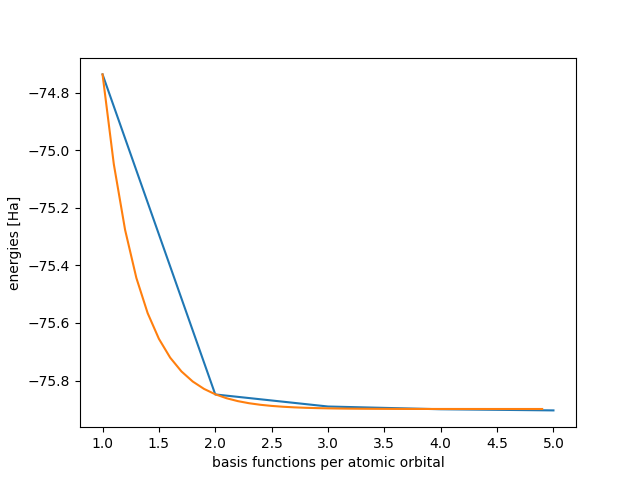

Here is the Python script that generated this plot:
from pyscf import gto, dft
from scipy.optimize import curve_fit
import matplotlib.pyplot as plt
import numpy as np


# basis sets to use
basis = ['STO-3g', 'cc-pVDZ', 'cc-pVTZ', 'cc-pVQZ', 'cc-pV5Z']
sets = len(basis)

# calculate energy per basis set
e = []
for i in range(len(basis)):
    print('[{}/{}]'.format(i+1, sets))
    tmp = gto.Mole()
    tmp.atom = 'O 0, 0, 0; H 0, 1, 0; H 0, 0, 1'
    tmp.basis = basis[i]
    tmp.build()
    e.append(dft.RKS(tmp).run(xc='lda,pw').e_tot)

# approximate the basis set limit y
f = lambda x, y, a, b: y + a * np.exp(-b * x)
p, _ = curve_fit(f, np.arange(1, sets+1), e)
print('Basis set limit: {} Ha'.format(p[0]))

# plot the calculated energies and the fitted curve
plt.figure()
plt.xlabel('basis functions per atomic orbital')
plt.ylabel('energies [Ha]')
plt.plot(np.arange(1, sets+1), e)
plt.plot(np.arange(1, sets, 0.1), f(np.arange(1, sets, 0.1), *p))
plt.show()
